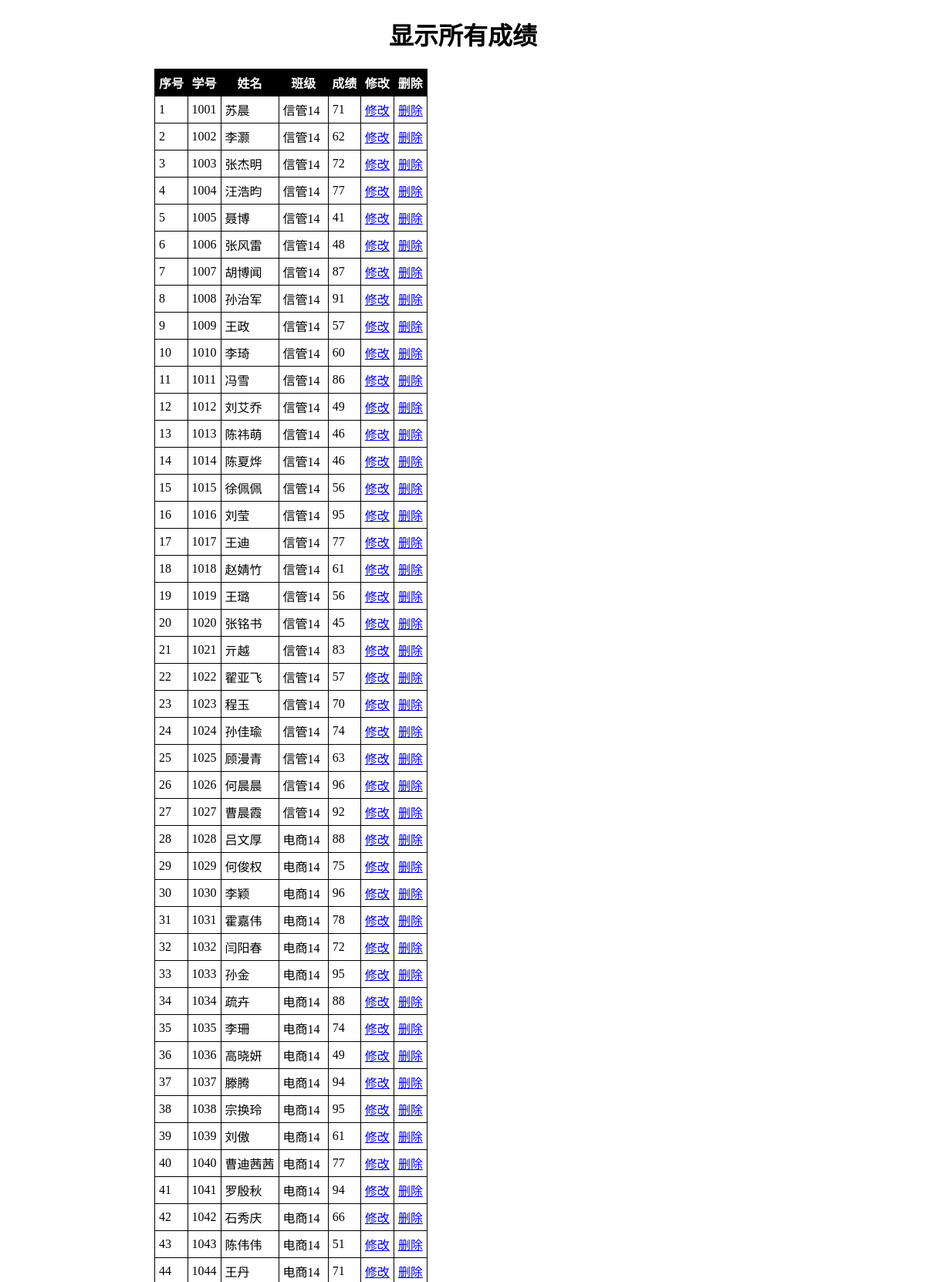
The page /show (upper part) on the database its author committed.
### 成绩管理系统.py (models this page shows)
class Student(Model):
    id = IntegerField(unique=True,primary_key=True)
    name= CharField()
    class_name= CharField()
    score= DecimalField()
    class Meta:
        database = db # The student model use "test.db" database

### 成绩管理系统.py (the view)
@app.route("/show")
def show():
    connect_db()
    students = Student.select()
    html =  render_template("show.html", students=students)
    close_db()
    return html

### 成绩管理系统.py (called while the page is built)
def connect_db():
    db.connect()

### templates/show.html (shortened to what this page needs)
<!DOCTYPE html>
<html lang="en">
<head>
    <link rel="stylesheet" type="text/css" href="/static/css/style.css" >
</head>
<body>
    <div id="container">
        <h1>显示所有成绩</h1>
        {% include 'students.html' %}
    </div>
</body>
</html>

### templates/students.html
<table>
    <tr>
        <th>序号</th>
        <th>学号</th>
        <th>姓名</th>
        <th>班级</th>
        <th>成绩</th>
        <th>修改</th>
        <th>删除</th>
    </tr>
{% for s in students %}
    <tr>
        <td>{{loop.index}}</td>
        <td>{{s.id}}</td>
        <td>{{s.name}}</td>
        <td>{{s.class_name}}</td>
        <td>{{s.score}}</td>
        <td><a href="/modify/{{s.id}}">修改</a></td>
        <td><a href="/delete/{{s.id}}" onclick="return confirm('确认删除？');">删除</a></td>
    </tr>
{% endfor %}
</table>

### static/css/style.css (style rules this page uses)
#container { width:800px; margin:0 auto; }
#container h1 { text-align: center; }
#container table { border-collapse: collapse; }
#container table,tr,td { border: solid 1px black; }
#container th { background-color: black; color: white; }
#container td,th { padding: 5px; }

### rows shown on the page
Student: id "1001", name "苏晨", class_name "信管14", score "71"
Student: id "1002", name "李灏", class_name "信管14", score "62"
Student: id "1003", name "张杰明", class_name "信管14", score "72"
Student: id "1004", name "汪浩昀", class_name "信管14", score "77"
Student: id "1005", name "聂博", class_name "信管14", score "41"
Student: id "1006", name "张风雷", class_name "信管14", score "48"
Student: id "1007", name "胡博闻", class_name "信管14", score "87"
Student: id "1008", name "孙治军", class_name "信管14", score "91"
Student: id "1009", name "王政", class_name "信管14", score "57"
Student: id "1010", name "李琦", class_name "信管14", score "60"
Student: id "1011", name "冯雪", class_name "信管14", score "86"
Student: id "1012", name "刘艾乔", class_name "信管14", score "49"
Student: id "1013", name "陈祎萌", class_name "信管14", score "46"
Student: id "1014", name "陈夏烨", class_name "信管14", score "46"
Student: id "1015", name "徐佩佩", class_name "信管14", score "56"
Student: id "1016", name "刘莹", class_name "信管14", score "95"
Student: id "1017", name "王迪", class_name "信管14", score "77"
Student: id "1018", name "赵婧竹", class_name "信管14", score "61"
Student: id "1019", name "王璐", class_name "信管14", score "56"
Student: id "1020", name "张铭书", class_name "信管14", score "45"
Student: id "1021", name "亓越", class_name "信管14", score "83"
Student: id "1022", name "翟亚飞", class_name "信管14", score "57"
Student: id "1023", name "程玉", class_name "信管14", score "70"
Student: id "1024", name "孙佳瑜", class_name "信管14", score "74"
Student: id "1025", name "顾漫青", class_name "信管14", score "63"
Student: id "1026", name "何晨晨", class_name "信管14", score "96"
Student: id "1027", name "曹晨霞", class_name "信管14", score "92"
Student: id "1028", name "吕文厚", class_name "电商14", score "88"
Student: id "1029", name "何俊权", class_name "电商14", score "75"
Student: id "1030", name "李颖", class_name "电商14", score "96"
Student: id "1031", name "霍嘉伟", class_name "电商14", score "78"
Student: id "1032", name "闫阳春", class_name "电商14", score "72"
Student: id "1033", name "孙金", class_name "电商14", score "95"
Student: id "1034", name "疏卉", class_name "电商14", score "88"
Student: id "1035", name "李珊", class_name "电商14", score "74"
Student: id "1036", name "高晓妍", class_name "电商14", score "49"
Student: id "1037", name "滕腾", class_name "电商14", score "94"
Student: id "1038", name "宗换玲", class_name "电商14", score "95"
Student: id "1039", name "刘傲", class_name "电商14", score "61"
Student: id "1040", name "曹迪茜茜", class_name "电商14", score "77"
Student: id "1041", name "罗殷秋", class_name "电商14", score "94"
Student: id "1042", name "石秀庆", class_name "电商14", score "66"
Student: id "1043", name "陈伟伟", class_name "电商14", score "51"
Student: id "1044", name "王丹", class_name "电商14", score "71"
